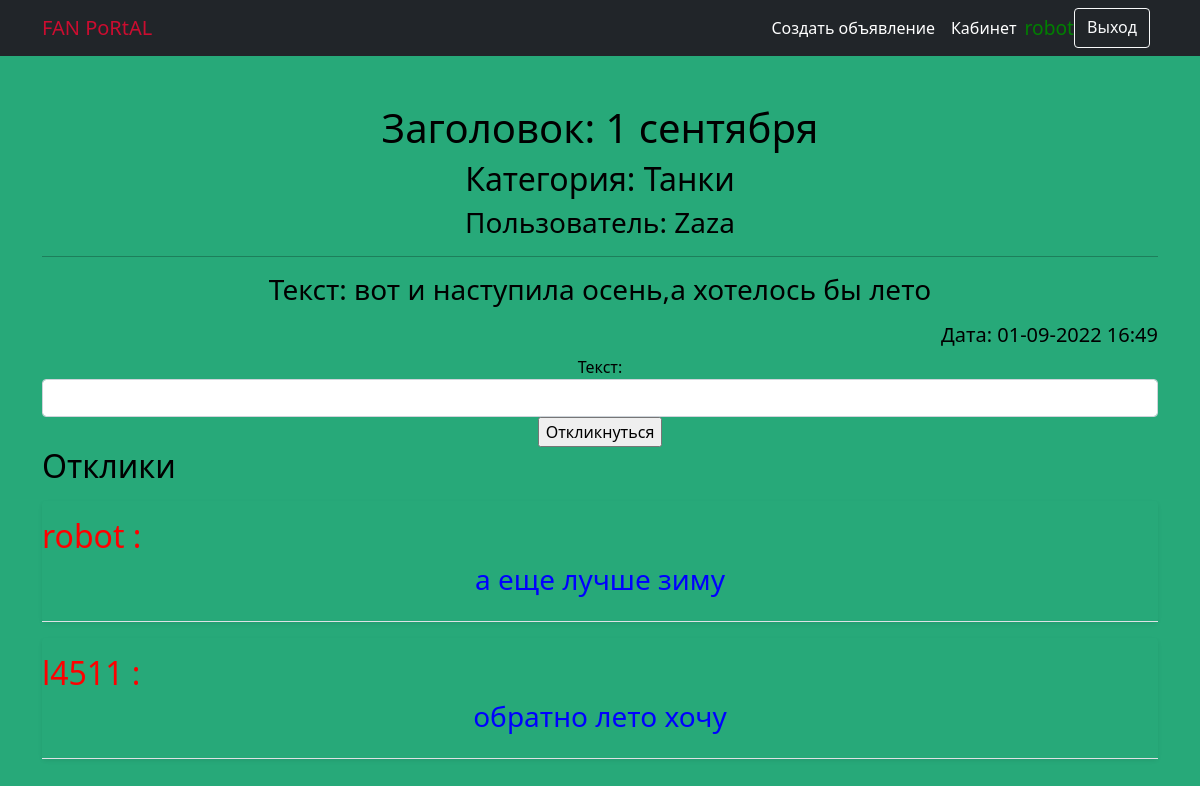
The page /25/ (signed in) on the database its author committed.
### board/models.py (models this page shows, shortened)
class Notice(models.Model):
    notice_header = models.CharField(max_length=255)
    notice_text = models.TextField()
    notice_video = models.TextField(null=True, blank=True)
    notice_category = models.ForeignKey(Category, on_delete=models.CASCADE, verbose_name='Категория объявления')
    notice_time_create = models.DateTimeField(auto_now_add=True)
    notice_user = models.ForeignKey(User, on_delete=models.CASCADE, related_name='notice_user')
    notice_image = models.ImageField(upload_to='images/', null=True, blank=True)

class Category(models.Model):
    category = models.CharField(max_length=255, unique=True)
    def __str__(self):
        return f'{self.category}'

class Answer(models.Model):
    answer_post = models.ForeignKey(Notice, on_delete=models.CASCADE, related_name='answer')
    answer_user = models.ForeignKey(User, on_delete=models.CASCADE)
    answer_text = models.CharField(max_length=255,  verbose_name='Текст ответа')
    answer_time_create = models.DateTimeField(auto_now_add=True)
    answer_confirm = models.BooleanField(default=False, verbose_name='Комментарий принят')
    class Meta:
        unique_together = ('answer_post', 'answer_user')
    def is_accept(self):
        return self.answer_confirm

### board/views.py (the view, shortened to what this page needs)
# urls.py: path('<int:pk>/', NoticeDetailView.as_view(), name='notice_detail'),
class NoticeDetailView(FormMixin, DetailView):
    model = Notice
    template_name = 'notice_detail.html'
    context_object_name = 'notice'
    form_class = AnswerForm
    queryset = Notice.objects.all()

### board/forms.py
class AnswerForm(ModelForm):
    answer_text = forms.CharField(label='Текст', widget=forms.TextInput(attrs={'class': 'form-input'}))
    class Meta:
        model = Answer
        fields = ('answer_text',)
    def __init__(self, *args, **kwargs):
        super().__init__(*args, **kwargs)
        for field in self.fields:
            self.fields[field].widget.attrs['class'] = 'form-control'

### templates/notice_detail.html (shortened to what this page needs)
{% extends 'flatpages/default.html' %}
{% block content %}
<h1>Заголовок: {{ notice.notice_header }}</h1>
<h2>Категория: {{ notice.notice_category }}</h2>
<h3>Пользователь: {{ notice.notice_user }}</h3>
<hr>
<h3>Текст: {{ notice.notice_text}} </h3>
<h5 style="text-align: right;">Дата: {{ notice.notice_time_create|date:'d-m-Y H:i' }} </h5>
{% if user != notice.notice_user and user.is_authenticated  %}
<form method="POST" enctype="multipart/form-data">
    {{ form }}
    <input type="submit" value="Откликнуться">
</form>
{% endif %}
<h2 style="text-align: left;">Отклики</h2>
{% for answer in notice.answer.all %}
{% if answer.is_accept %}
<div class="my-3   rounded shadow-sm" style="color:blue;">
    <div class="d-flex text-muted pt-3">
        <div class="pb-3 mb-0 small lh-sm border-bottom w-100">
            <div class="d-flex justify-content-between">
                <strong class="text-yellow-dark" style="color:red;"><h2>{{ answer.answer_user }} :</h2></strong>
            </div>
            <span class="d-block"><h3 style="text-align: center; color:blue;">{{ answer.answer_text }}</h3></span>
        </div>
    </div>
</div>
{% endif %}
{% endfor %}
{% endblock content %}

### templates/flatpages/default.html (shortened to what this page needs)
<!DOCTYPE html>
<html lang="en">
    <head>
        {% load static %}
        <link href="{% static 'css/styles.css' %}" rel="stylesheet" />
    </head>
    <body>
        <nav class="navbar navbar-expand-lg navbar-dark bg-dark">
            <div class="container">
                <a class="navbar-brand" href="/notice" style=”color:red;”>FAN PoRtAL</a>
                <div class="collapse navbar-collapse" id="navbarSupportedContent">
                    <ul class="navbar-nav ms-auto mb-2 mb-lg-0">
                        <li class="nav-item"><a class="nav-link active" aria-current="page" href="/notice/create">Создать объявление</a></li>
                        <li class="nav-item"><a class="nav-link active" aria-current="page" href="/notice/account">Кабинет</a></li>
                        {% if not request.user.is_authenticated %}
                        <a href="{% url 'login' %}" class="btn btn-outline-light me-2" role="button">Вход</a>
                        <a href="{% url 'register' %}" class="btn btn-warning" role="button">Регистрация</a>
                        {% else %}
                        <span class="usernamenav" style="color:green; margin-top: 6px; font-size:1.2rem">{{ user.username }}</span>
                        <a href="{% url 'logout' %}" class="btn btn-outline-light me-2" role="button">Выход</a>
                        {% endif %}
                    </ul>
                </div>
            </div>
        </nav>
        <div class="container">
            <div class="text-center mt-5">
                {% block content %}{% endblock content %}
            </div>
        </div>
    </body>
</html>

### templates/flatpages/default.html (style rules this page uses)
body { background-color:#27a979; }

### rows shown on the page
Notice: notice_header "1 сентября", notice_category "Танки", notice_user "Zaza", notice_text "вот и наступила осень,а хотелось бы лето", notice_time_create "01-09-2022 16:49"
Answer: answer_user "robot", answer_text "а еще лучше зиму"
Answer: answer_user "l4511", answer_text "обратно лето хочу"

### other values the page prints
{{ user.username }} "robot"
